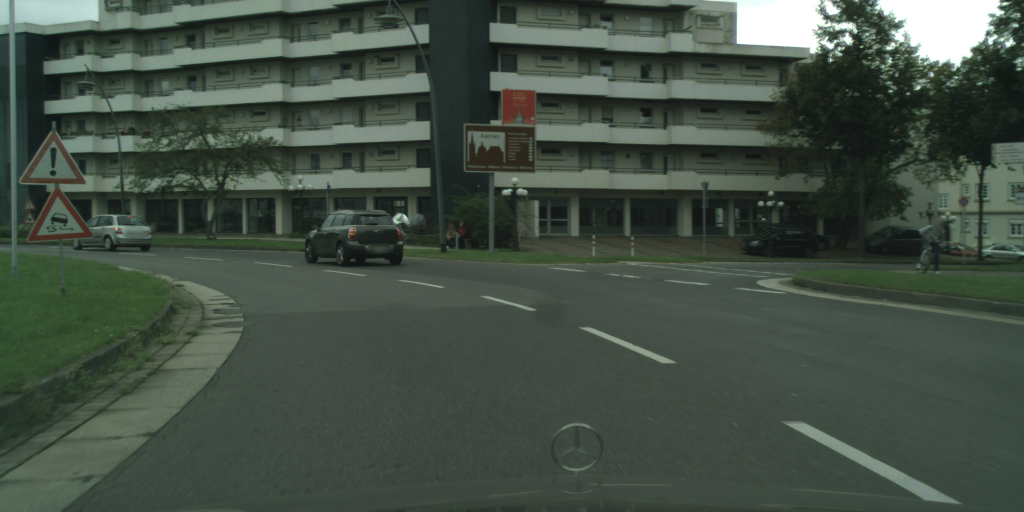
#> input picture Code/pix2pixHD/datasets/AMD/original/1.png, 1024 x 512 px; its folder holds only this picture in this run
$ python im_energy.py
#> lines starting #> are read from the running program, lines starting #| are printed output that depends on the picture
#> further down, im_1 is the input picture: shape (512, 1024, 3); mean B, G, R 68.4, 79.4, 67.1
import numpy as np
import cv2,os
from scipy import ndimage as ndi

THRESHOLD_EDGE = 20
THRESHOLD_DIFFERENCE_RATIO = 0.8
GRID_SIZE = 32
THRESHOLD_IN_GRID_INFLUENCED = 6

def forward_energy(im):

    h, w = im.shape[:2]
#> h = 512; w = 1024
    im = cv2.cvtColor(im.astype(np.uint8), cv2.COLOR_BGR2GRAY).astype(np.float64)
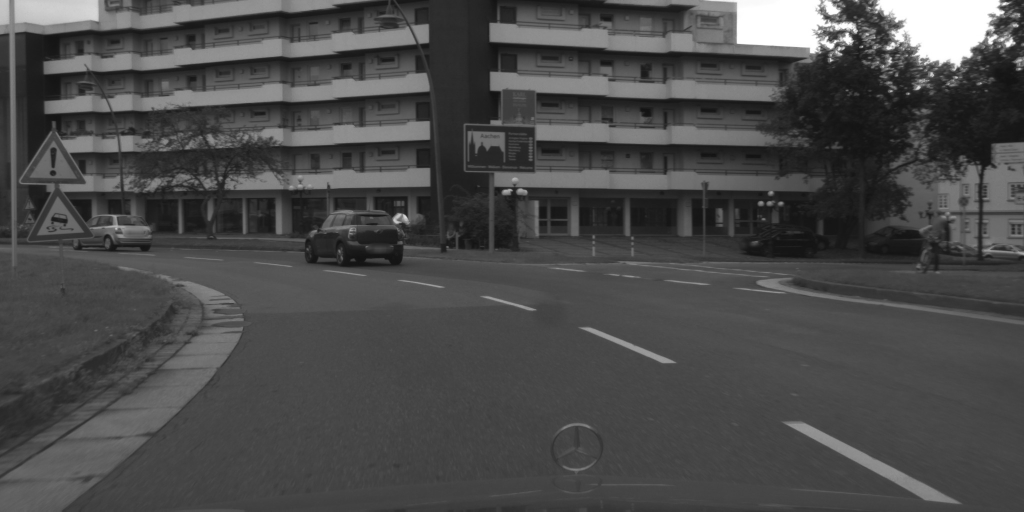
#> im: shape (512, 1024) float64; min 18, max 255, mean 74.4

    energy = np.zeros((h, w))
    m = np.zeros((h, w))

    U = np.roll(im, 1, axis=0)
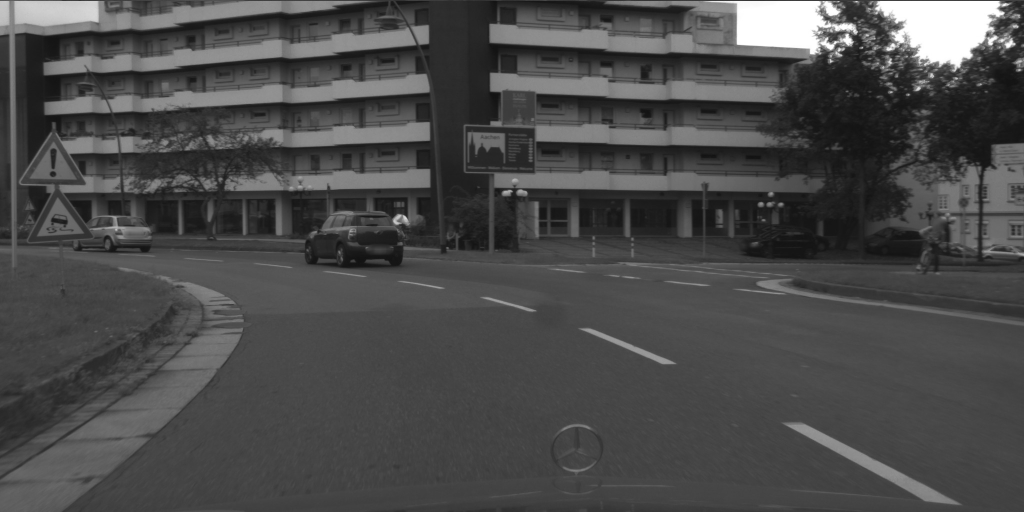
#> U: shape (512, 1024) float64; min 18, max 255, mean 74.4
    L = np.roll(im, 1, axis=1)
    R = np.roll(im, -1, axis=1)

    cU = np.abs(R - L)
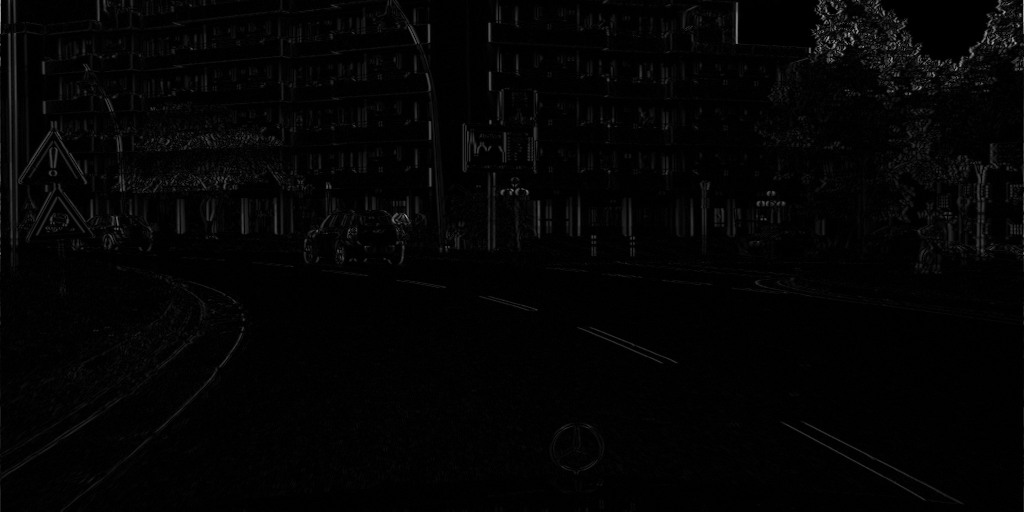
#> cU: shape (512, 1024) float64; min 0, max 167, mean 3.8
    cL = np.abs(U - L) + cU
    cR = np.abs(U - R) + cU

    for i in range(1, h):
        mU = m[i-1]
        mL = np.roll(mU, 1)
        mR = np.roll(mU, -1)

        mULR = np.array([mU, mL, mR])
        cULR = np.array([cU[i], cL[i], cR[i]])
        mULR += cULR

        argmins = np.argmin(mULR, axis=0)
        m[i] = np.choose(argmins, mULR)
        energy[i] = np.choose(argmins, cULR)
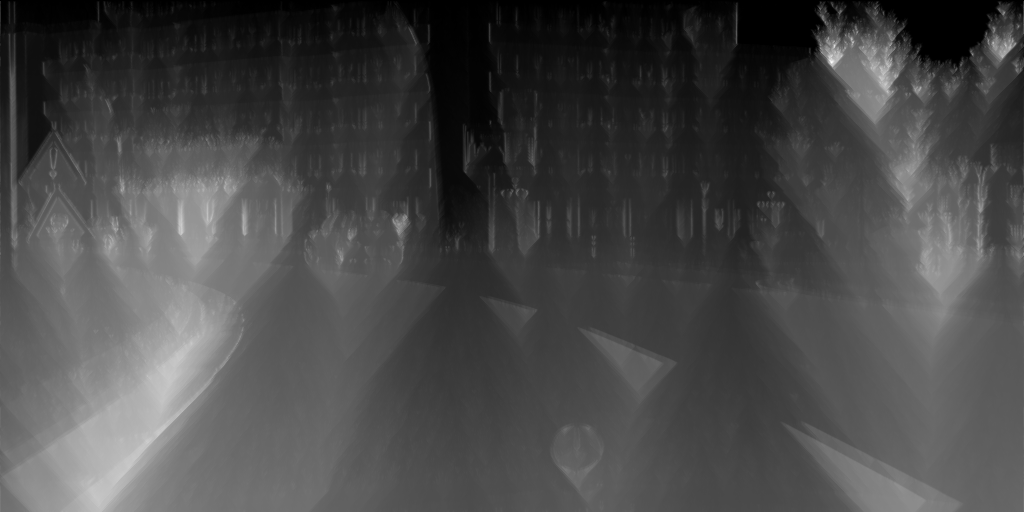
#> m: shape (512, 1024) float64; min 0, max 906, mean 257.9; drawn with min black and max white

    return energy

if __name__ == '__main__':

    if not os.path.exists("./pix2pixHD/datasets/AMD/train_A/"):
        os.makedirs("./pix2pixHD/datasets/AMD/train_A/")
    if not os.path.exists("./pix2pixHD/datasets/AMD/train_B/"):
        os.makedirs("./pix2pixHD/datasets/AMD/train_B/")
    if not os.path.exists("./pix2pixHD/datasets/AMD/test_A/"):
        os.makedirs("./pix2pixHD/datasets/AMD/test_A/")
    if not os.path.exists("./pix2pixHD/datasets/AMD/test_B/"):
        os.makedirs("./pix2pixHD/datasets/AMD/test_B/")
    for i in range(1,439):
        _id = f"{i}"
        print(_id)
        IM_PATH_ORIGINAL = "./pix2pixHD/datasets/AMD/original/" + _id + ".png"
        IM_PATH_MODIFIED = "./pix2pixHD/datasets/AMD/AMD/" + _id + ".png"
        OUTPUT_ORIGINAL_1 = "./pix2pixHD/datasets/AMD/train_A/" + _id + ".png"
        OUTPUT_GENERATED_1 = "./pix2pixHD/datasets/AMD/train_B/" + _id + ".png"
        OUTPUT_ORIGINAL_2 = "./pix2pixHD/datasets/AMD/test_A/" + _id + ".png"
        OUTPUT_GENERATED_2 = "./pix2pixHD/datasets/AMD/test_B/" + _id + ".png"
        im_1 = cv2.imread(IM_PATH_ORIGINAL)
        assert im_1 is not None
        output_1 = forward_energy(im_1)
        #output_1 = np.clip(output_1 * (255 / np.amax(output_1)), 0, 255)
        h, w = im_1.shape[:2]
#> h = 512; w = 1024

        im_2 = cv2.imread(IM_PATH_MODIFIED)
        assert im_2 is not None
        output_2 = forward_energy(im_2)
        #output_2 = np.clip(output_2 * (255 / np.amax(output_2)), 0, 255)
        output = np.divide(np.abs(output_1 - output_2), output_1, out=np.zeros_like(output_1), where=output_1!=0)
#> output: shape (512, 1024) float64; every value is 0
        #the difference of the original and modified images
        output[np.where(output_1 < THRESHOLD_EDGE)] = 0 #there is an edge here in the original image
        output[output >= THRESHOLD_DIFFERENCE_RATIO] = 255 #the threshold of whether the difference is significant
        output[output < THRESHOLD_DIFFERENCE_RATIO] = 0

        for j in range(0, int(h / GRID_SIZE)):
            for k in range(0, int(w / GRID_SIZE)):
                if (output[GRID_SIZE * j : GRID_SIZE * (j + 1), GRID_SIZE * k : GRID_SIZE * (k + 1)] == 255).sum() > THRESHOLD_IN_GRID_INFLUENCED:
                    output[GRID_SIZE * j : GRID_SIZE * (j + 1), GRID_SIZE * k : GRID_SIZE* (k + 1)] = 255
                else:
                    output[GRID_SIZE * j : GRID_SIZE * (j + 1), GRID_SIZE * k : GRID_SIZE* (k + 1)] = 0

        if(i < 401):
            cv2.imwrite(OUTPUT_ORIGINAL_1, im_1)
            cv2.imwrite(OUTPUT_GENERATED_1, output)
#> (the run stopped early here; a loop or call above may not have finished)
